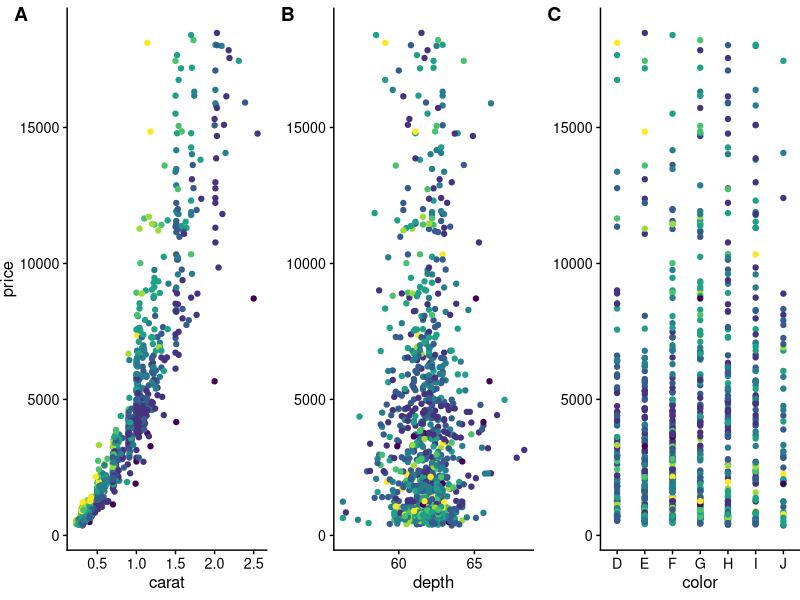
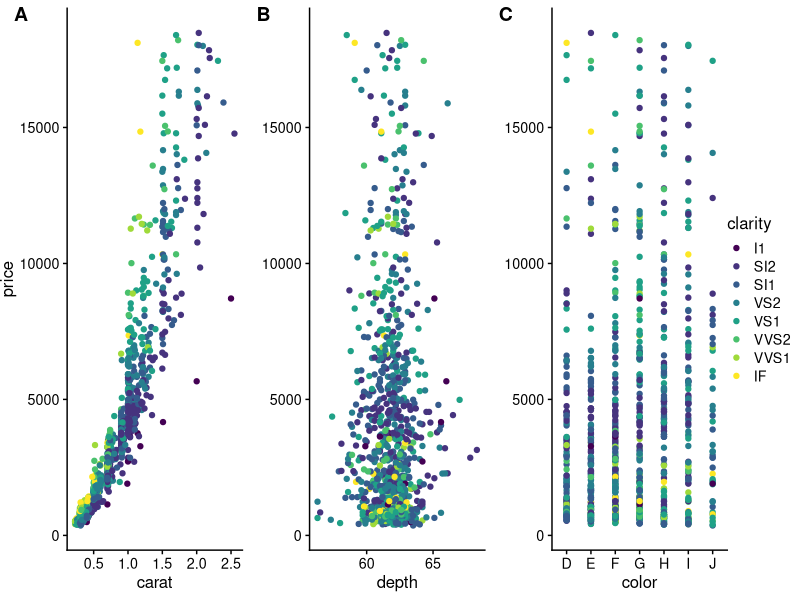
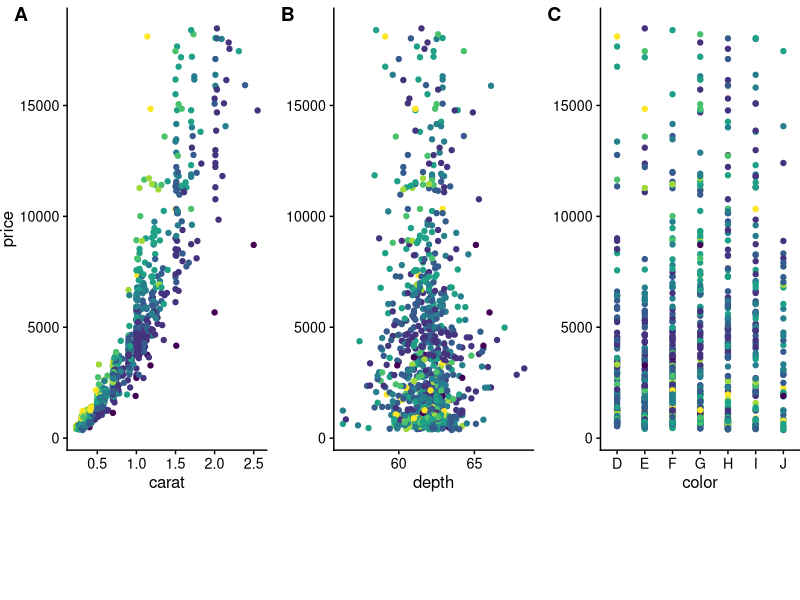
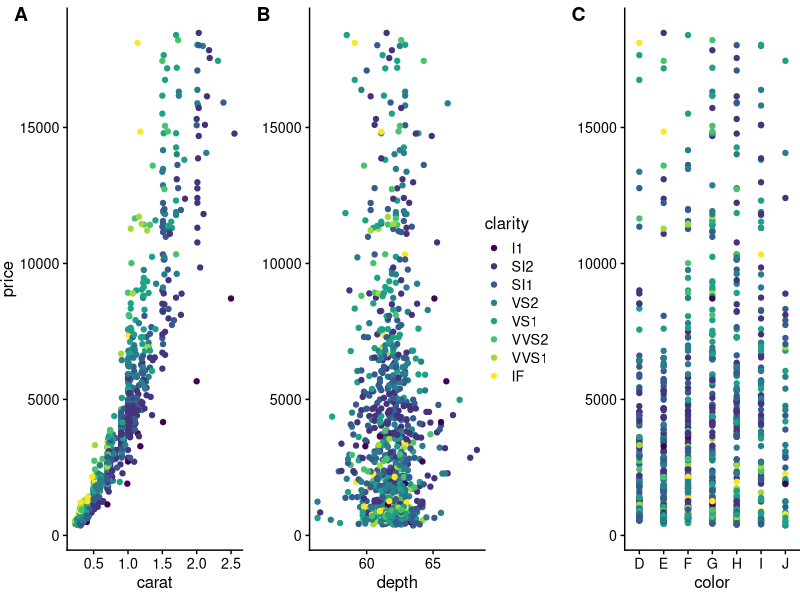
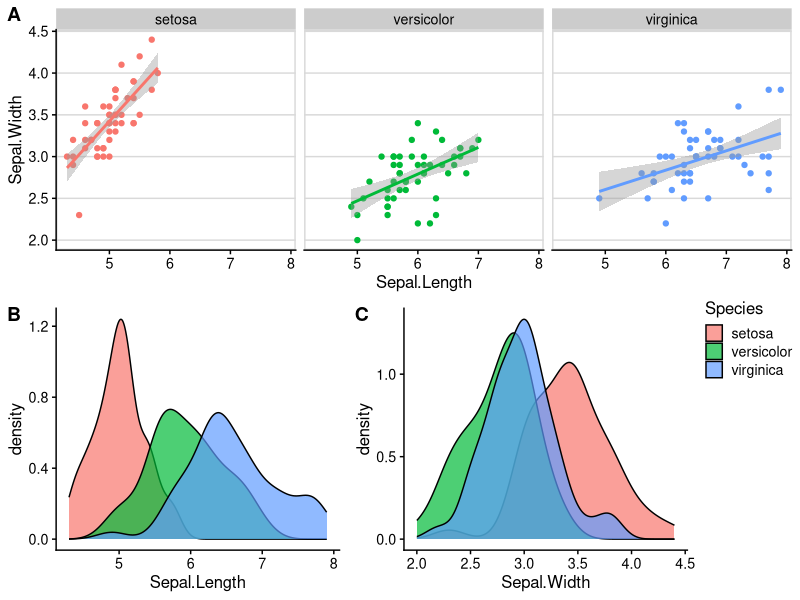

Generate these figures, in order, with R:
## ---- chunk 1
library(ggplot2)
library(cowplot)
library(grid) # for "unit"
theme_set(theme_cowplot(font_size=12)) # default fontsize doesn't work well for online viewing
## ---- chunk 2
# down-sampled diamonds data set
dsamp <- diamonds[sample(nrow(diamonds), 1000), ]

# Make three plots.
# We set left and right margins to 0 to remove unnecessary spacing in the
# final plot arrangement.
p1 <- qplot(carat, price, data=dsamp, colour=clarity) +
  theme(plot.margin = unit(c(6,0,6,0), "pt"))
p2 <- qplot(depth, price, data=dsamp, colour=clarity) +
  theme(plot.margin = unit(c(6,0,6,0), "pt")) + ylab("")
p3 <- qplot(color, price, data=dsamp, colour=clarity) +
  theme(plot.margin = unit(c(6,0,6,0), "pt")) + ylab("")

# arrange the three plots in a single row
prow <- plot_grid( p1 + theme(legend.position="none"),
           p2 + theme(legend.position="none"),
           p3 + theme(legend.position="none"),
           align = 'vh',
           labels = c("A", "B", "C"),
           hjust = -1,
           nrow = 1
           )
prow
## ---- chunk 3
# extract the legend from one of the plots
# (clearly the whole thing only makes sense if all plots
# have the same legend, so we can arbitrarily pick one.)
legend <- get_legend(p1)

# add the legend to the row we made earlier. Give it one-third of the width
# of one plot (via rel_widths).
p <- plot_grid( prow, legend, rel_widths = c(3, .3))
p
## ---- chunk 4
# extract the legend from one of the plots
# (clearly the whole thing only makes sense if all plots
# have the same legend, so we can arbitrarily pick one.)
legend_b <- get_legend(p1 + theme(legend.position="bottom"))

# add the legend underneath the row we made earlier. Give it 10% of the height
# of one plot (via rel_heights).
p <- plot_grid( prow, legend_b, ncol = 1, rel_heights = c(1, .2))
p
## ---- chunk 5
# arrange the three plots in a single row, leaving space between plot B and C
prow <- plot_grid( p1 + theme(legend.position="none"),
           p2 + theme(legend.position="none"),
           NULL,
           p3 + theme(legend.position="none"),
           align = 'vh',
           labels = c("A", "B", "", "C"),
           hjust = -1,
           nrow = 1,
           rel_widths = c(1, 1, .3, 1)
           )

prow + draw_grob(legend, 2/3.3, 0, .3/3.3, 1)
## ---- chunk 6
# plot A
p1 <- ggplot(iris, aes(Sepal.Length, Sepal.Width, color = Species)) + 
  geom_point() + facet_grid(. ~ Species) + stat_smooth(method = "lm") +
  background_grid(major = 'y', minor = "none") + 
  panel_border() + theme(legend.position = "none")

# plot B
p2 <- ggplot(iris, aes(Sepal.Length, fill = Species)) +
  geom_density(alpha = .7) + theme(legend.justification = "top")
p2a <- p2 + theme(legend.position = "none")

# plot C
p3 <- ggplot(iris, aes(Sepal.Width, fill = Species)) +
  geom_density(alpha = .7) + theme(legend.position = "none")

# legend
legend <- get_legend(p2)

# align all plots vertically
plots <- align_plots(p1, p2a, p3, align = 'v', axis = 'l')

# put together bottom row and then everything
bottom_row <- plot_grid(plots[[2]], plots[[3]], legend, labels = c("B", "C"), rel_widths = c(1, 1, .3), nrow = 1)
plot_grid(plots[[1]], bottom_row, labels = c("A"), ncol = 1)

